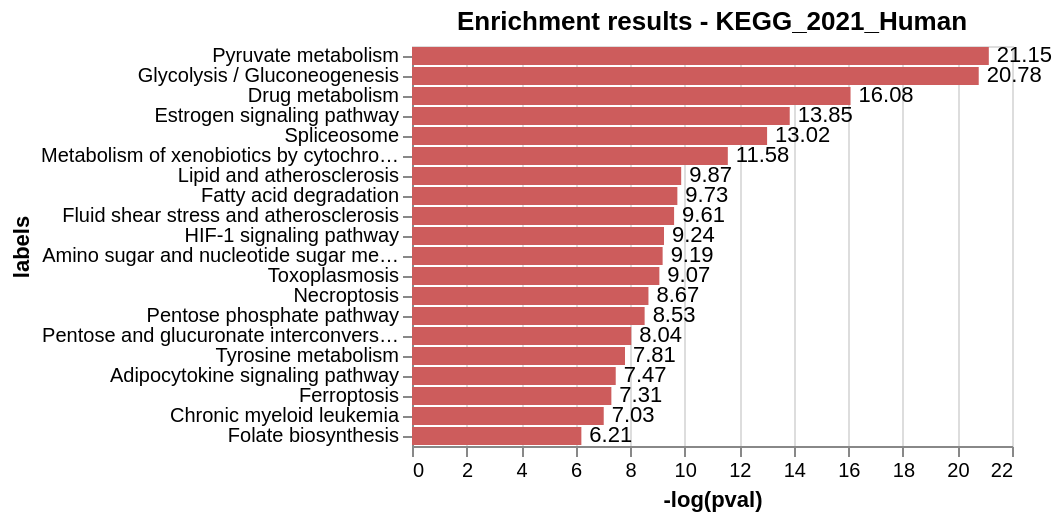

Source (notebook cell):
### Code cell
# Enrichment
import enrich_omics
from enrich_omics import EnrichR
DE = pd.read_csv("/Users/smasarone/allprot.csv", index_col=0)
top200 = DE.sort_values("logFC", ascending=False)[0:200].index
top_200 = [i.split(".")[0] for i in top200]

EnrichR.plot_enrichment(top_200, max_hits=20)

### Figure 1 — Vega-Lite specification as saved in the notebook (floating-point values rounded to 4 significant figures)
{"config": {"view": {"continuousWidth": 400, "continuousHeight": 300}}, "layer": [{"mark": {"type": "bar", "color": "indianred"}, "encoding": {"x": {"field": "-log(pval)", "type": "quantitative"}, "y": {"field": "labels", "sort": "-x", "type": "nominal"}}}, {"mark": {"type": "text", "align": "left", "baseline": "middle", "dx": 4}, "encoding": {"text": {"field": "-log(pval)", "type": "quantitative"}, "x": {"field": "-log(pval)", "type": "quantitative"}, "y": {"field": "labels", "sort": "-x", "type": "nominal"}}, "title": "Enrichment results - KEGG_2021_Human"}], "data": {"name": "data-5a4cee62dc8fafa6d7ecb1248c6fb24e"}, "height": 200, "width": 300, "$schema": "https://vega.github.io/schema/vega-lite/v4.17.0.json", "datasets": {"data-5a4cee62dc8fafa6d7ecb1248c6fb24e": [{"labels": "Pyruvate metabolism", "pval": 6.548e-10, "-log(pval)": 21.15}, {"labels": "Glycolysis / Gluconeogenesis", "pval": 9.43e-10, "-log(pval)": 20.78}, {"labels": "Drug metabolism", "pval": 1.042e-07, "-log(pval)": 16.08}, {"labels": "Estrogen signaling pathway", "pval": 9.668e-07, "-log(pval)": 13.85}, {"labels": "Spliceosome", "pval": 2.21e-06, "-log(pval)": 13.02}, {"labels": "Metabolism of xenobiotics by cytochrome P450", "pval": 9.312e-06, "-log(pval)": 11.58}, {"labels": "Lipid and atherosclerosis", "pval": 5.149e-05, "-log(pval)": 9.87}, {"labels": "Fatty acid degradation", "pval": 5.963e-05, "-log(pval)": 9.73}, {"labels": "Fluid shear stress and atherosclerosis", "pval": 6.699e-05, "-log(pval)": 9.61}, {"labels": "HIF-1 signaling pathway", "pval": 9.685e-05, "-log(pval)": 9.24}, {"labels": "Amino sugar and nucleotide sugar metabolism", "pval": 0.000102, "-log(pval)": 9.19}, {"labels": "Toxoplasmosis", "pval": 0.0001149, "-log(pval)": 9.07}, {"labels": "Necroptosis", "pval": 0.0001709, "-log(pval)": 8.67}, {"labels": "Pentose phosphate pathway", "pval": 0.0001969, "-log(pval)": 8.53}, {"labels": "Pentose and glucuronate interconversions", "pval": 0.0003232, "-log(pval)": 8.04}, {"labels": "Tyrosine metabolism", "pval": 0.0004043, "-log(pval)": 7.81}, {"labels": "Adipocytokine signaling pathway", "pval": 0.0005674, "-log(pval)": 7.47}, {"labels": "Ferroptosis", "pval": 0.0006692, "-log(pval)": 7.31}, {"labels": "Chronic myeloid leukemia", "pval": 0.0008829, "-log(pval)": 7.03}, {"labels": "Folate biosynthesis", "pval": 0.002011, "-log(pval)": 6.21}]}}
